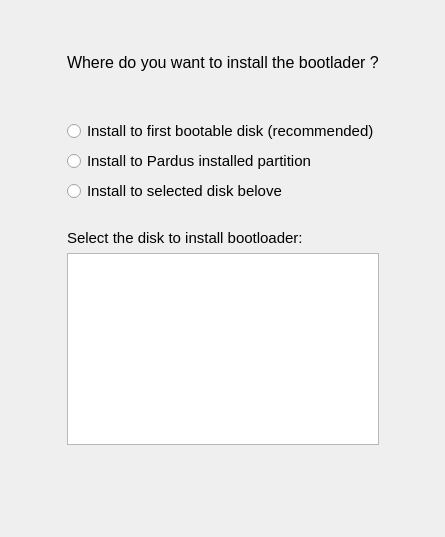
<?xml version="1.0" encoding="UTF-8"?>
<ui version="4.0">
 <class>RescueGrubWidget</class>
 <widget class="QWidget" name="RescueGrubWidget">
  <property name="geometry">
   <rect>
    <x>0</x>
    <y>0</y>
    <width>445</width>
    <height>537</height>
   </rect>
  </property>
  <property name="windowTitle">
   <string>Form1</string>
  </property>
  <property name="styleSheet">
   <string notr="true"/>
  </property>
  <layout class="QGridLayout" name="gridLayout">
   <item row="0" column="2">
    <spacer>
     <property name="orientation">
      <enum>Qt::Vertical</enum>
     </property>
     <property name="sizeType">
      <enum>QSizePolicy::Expanding</enum>
     </property>
     <property name="sizeHint" stdset="0">
      <size>
       <width>20</width>
       <height>16</height>
      </size>
     </property>
    </spacer>
   </item>
   <item row="1" column="1" colspan="2">
    <widget class="QLabel" name="label">
     <property name="font">
      <font>
       <pointsize>12</pointsize>
      </font>
     </property>
     <property name="text">
      <string>Where do you want to install the bootlader ?</string>
     </property>
    </widget>
   </item>
   <item row="2" column="1">
    <spacer name="verticalSpacer_2">
     <property name="orientation">
      <enum>Qt::Vertical</enum>
     </property>
     <property name="sizeHint" stdset="0">
      <size>
       <width>20</width>
       <height>20</height>
      </size>
     </property>
    </spacer>
   </item>
   <item row="3" column="1" colspan="2">
    <layout class="QVBoxLayout" name="verticalLayout">
     <item>
      <widget class="QRadioButton" name="installFirstMBR">
       <property name="font">
        <font>
         <pointsize>11</pointsize>
        </font>
       </property>
       <property name="text">
        <string>Install to first bootable disk (recommended)</string>
       </property>
      </widget>
     </item>
     <item>
      <widget class="QRadioButton" name="installSelectedPart">
       <property name="font">
        <font>
         <pointsize>11</pointsize>
        </font>
       </property>
       <property name="text">
        <string>Install to Pardus installed partition</string>
       </property>
      </widget>
     </item>
     <item>
      <widget class="QRadioButton" name="installSelectedDisk">
       <property name="font">
        <font>
         <pointsize>11</pointsize>
        </font>
       </property>
       <property name="text">
        <string>Install to selected disk belove</string>
       </property>
      </widget>
     </item>
    </layout>
   </item>
   <item row="4" column="1">
    <spacer name="verticalSpacer">
     <property name="orientation">
      <enum>Qt::Vertical</enum>
     </property>
     <property name="sizeType">
      <enum>QSizePolicy::Fixed</enum>
     </property>
     <property name="sizeHint" stdset="0">
      <size>
       <width>20</width>
       <height>20</height>
      </size>
     </property>
    </spacer>
   </item>
   <item row="5" column="0">
    <spacer>
     <property name="orientation">
      <enum>Qt::Horizontal</enum>
     </property>
     <property name="sizeType">
      <enum>QSizePolicy::Expanding</enum>
     </property>
     <property name="sizeHint" stdset="0">
      <size>
       <width>40</width>
       <height>20</height>
      </size>
     </property>
    </spacer>
   </item>
   <item row="5" column="1" colspan="2">
    <layout class="QVBoxLayout">
     <item>
      <widget class="QLabel" name="select_disk_label">
       <property name="font">
        <font>
         <pointsize>11</pointsize>
        </font>
       </property>
       <property name="text">
        <string>Select the disk to install bootloader:</string>
       </property>
       <property name="wordWrap">
        <bool>false</bool>
       </property>
      </widget>
     </item>
     <item>
      <widget class="QListWidget" name="deviceList">
       <property name="styleSheet">
        <string notr="true"/>
       </property>
       <property name="iconSize">
        <size>
         <width>22</width>
         <height>22</height>
        </size>
       </property>
      </widget>
     </item>
    </layout>
   </item>
   <item row="5" column="3">
    <spacer>
     <property name="orientation">
      <enum>Qt::Horizontal</enum>
     </property>
     <property name="sizeType">
      <enum>QSizePolicy::Expanding</enum>
     </property>
     <property name="sizeHint" stdset="0">
      <size>
       <width>40</width>
       <height>20</height>
      </size>
     </property>
    </spacer>
   </item>
   <item row="6" column="1" colspan="2">
    <spacer>
     <property name="orientation">
      <enum>Qt::Vertical</enum>
     </property>
     <property name="sizeType">
      <enum>QSizePolicy::Expanding</enum>
     </property>
     <property name="sizeHint" stdset="0">
      <size>
       <width>308</width>
       <height>81</height>
      </size>
     </property>
    </spacer>
   </item>
  </layout>
 </widget>
 <layoutdefault spacing="6" margin="11"/>
 <pixmapfunction>qPixmapFromMimeSource</pixmapfunction>
 <tabstops>
  <tabstop>installFirstMBR</tabstop>
  <tabstop>installSelectedPart</tabstop>
  <tabstop>installSelectedDisk</tabstop>
 </tabstops>
 <resources>
  <include location="../../data.qrc"/>
 </resources>
 <connections/>
</ui>
